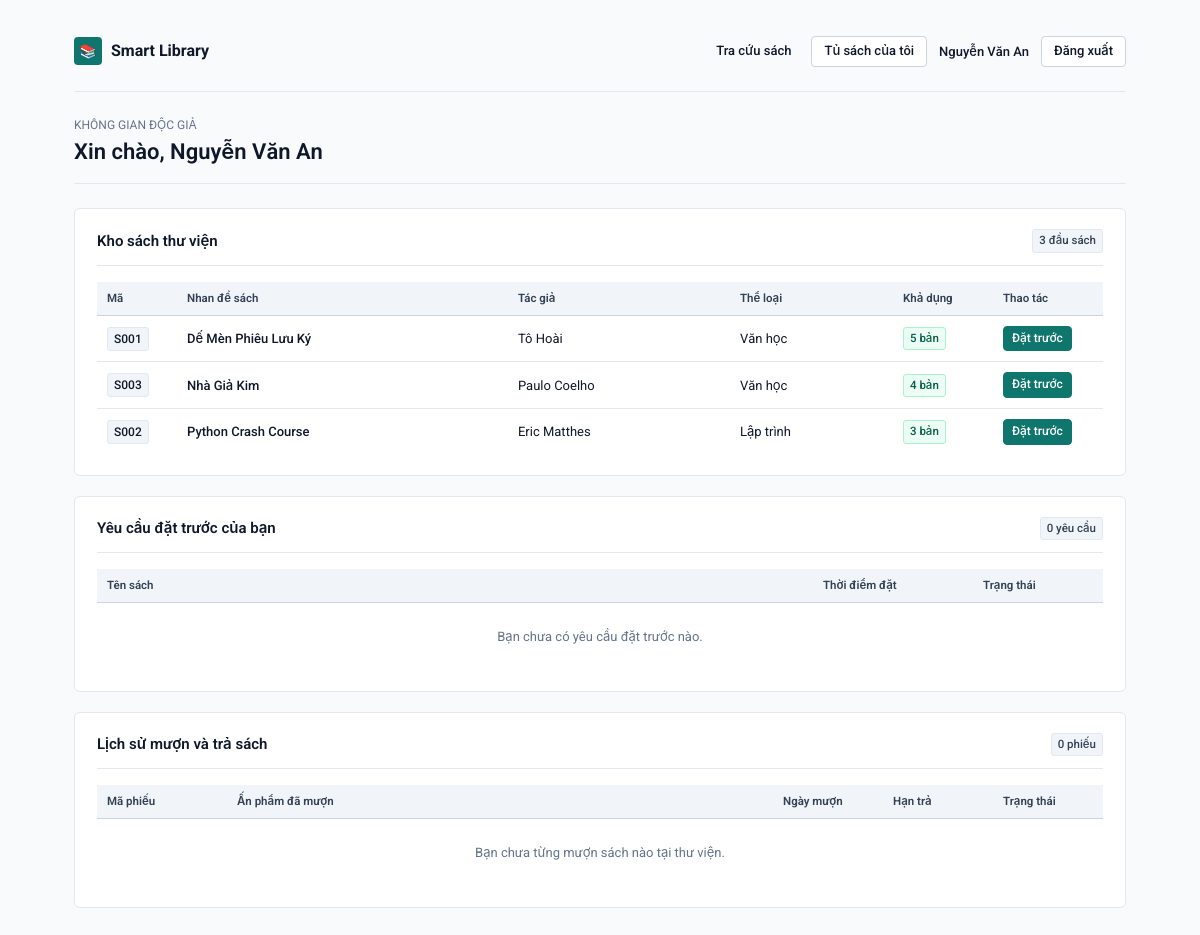
Screenshot of /user (signed in) with the database file from the repository.
### tables this page shows
CREATE TABLE books(
        id INTEGER PRIMARY KEY AUTOINCREMENT,
        code TEXT NOT NULL UNIQUE,
        title TEXT NOT NULL,
        author TEXT NOT NULL,
        publisher TEXT,
        year INTEGER,
        category_id INTEGER,
        quantity INTEGER NOT NULL DEFAULT 1,
        available INTEGER NOT NULL DEFAULT 1,
        FOREIGN KEY(category_id) REFERENCES categories(id) ON DELETE SET NULL
    );

CREATE TABLE categories(
        id INTEGER PRIMARY KEY AUTOINCREMENT,
        name TEXT NOT NULL UNIQUE,
        description TEXT
    );

### backend/routes/auth.py (the view)
@app.get("/user")
@reader_required
def user_home():
    with db() as conn:
        books = conn.execute("""SELECT b.*, c.name AS category FROM books b
            LEFT JOIN categories c ON c.id=b.category_id ORDER BY b.title""").fetchall()
        reservations = conn.execute("""SELECT r.*, b.title FROM reservations r
            JOIN books b ON b.id=r.book_id WHERE r.reader_id=? ORDER BY r.id DESC""",
            (session["reader_id"],)).fetchall()
        loans = conn.execute("""SELECT l.*, GROUP_CONCAT(b.title, ', ') AS titles
            FROM loans l JOIN loan_items li ON li.loan_id=l.id
            JOIN books b ON b.id=li.book_id WHERE l.reader_id=?
            GROUP BY l.id ORDER BY l.id DESC""", (session["reader_id"],)).fetchall()
    return render_template("user_home.html", books=books, reservations=reservations, loans=loans)

### backend/api/common.py (called while the page is built)
@app.before_request
def protect_json_writes():
    if request.path.startswith("/api/") and request.method in ("POST", "PUT", "PATCH", "DELETE"):
        origin = request.headers.get("Origin")
        if origin:
            parsed = urlparse(origin)
            allowed = {"127.0.0.1", "localhost"}
            if parsed.hostname not in allowed or parsed.port not in (5001, 5173):
                return fail("Origin không hợp lệ.", 403)
        if not request.is_json:
            return fail("Yêu cầu JSON.", 415)

### backend/core.py (called while the page is built)
@app.context_processor
def inject():
    return {
        "logged_in": "employee_id" in session,
        "employee_name": session.get("employee_name"),
    }

### backend/database.py (called while the page is built)
def db():
    conn = sqlite3.connect(DB)
    conn.row_factory = sqlite3.Row
    conn.execute("PRAGMA foreign_keys=ON")
    return conn

### frontend/templates/reader/user_home.html
{% extends 'user_base.html' %}
{% block content %}
<div class="page-header">
  <div>
    <div class="page-breadcrumb">KHÔNG GIAN ĐỘC GIẢ</div>
    <h1>Xin chào, {{ session.get('reader_name') }}</h1>
  </div>
</div>
<section class="panel">
  <div class="panel-header">
    <h2>Kho sách thư viện</h2>
    <span class="tag neutral">{{ books|length }} đầu sách</span>
  </div>
  <div class="table-responsive">
    <table>
      <thead>
        <tr>
          <th style="width: 80px;">Mã</th>
          <th>Nhan đề sách</th>
          <th>Tác giả</th>
          <th>Thể loại</th>
          <th style="width: 100px;">Khả dụng</th>
          <th style="width: 110px;">Thao tác</th>
        </tr>
      </thead>
      <tbody>
        {% for b in books %}
        <tr>
          <td><span class="code-cell">{{ b.code }}</span></td>
          <td style="font-weight: 500;">{{ b.title }}</td>
          <td>{{ b.author }}</td>
          <td>{{ b.category or '—' }}</td>
          <td>
            <span class="tag {% if b.available == 0 %}bad{% endif %}">{{ b.available }} bản</span>
          </td>
          <td>
            <form method="post" action="{{ url_for('user_reserve', book_id=b.id) }}">
              <button class="btn-sm">Đặt trước</button>
            </form>
          </td>
        </tr>
        {% else %}
        <tr>
          <td colspan="6" class="empty-state">Hiện chưa có sách nào trong kho.</td>
        </tr>
        {% endfor %}
      </tbody>
    </table>
  </div>
</section>
<section class="panel">
  <div class="panel-header">
    <h2>Yêu cầu đặt trước của bạn</h2>
    <span class="tag neutral">{{ reservations|length }} yêu cầu</span>
  </div>
  <div class="table-responsive">
    <table>
      <thead>
        <tr>
          <th>Tên sách</th>
          <th style="width: 160px;">Thời điểm đặt</th>
          <th style="width: 130px;">Trạng thái</th>
        </tr>
      </thead>
      <tbody>
        {% for r in reservations %}
        <tr>
          <td style="font-weight: 500;">{{ r.title }}</td>
          <td class="mono" style="font-size: 12px;">{{ r.reserved_at }}</td>
          <td>
            <span class="tag {% if r.status == 'Đã hủy' %}bad{% elif r.status == 'Chờ xử lý' %}warn{% elif r.status == 'Đã thông báo' %}neutral{% endif %}">
              {{ r.status }}
            </span>
          </td>
        </tr>
        {% else %}
        <tr>
          <td colspan="3" class="empty-state">Bạn chưa có yêu cầu đặt trước nào.</td>
        </tr>
        {% endfor %}
      </tbody>
    </table>
  </div>
</section>
<section class="panel">
  <div class="panel-header">
    <h2>Lịch sử mượn và trả sách</h2>
    <span class="tag neutral">{{ loans|length }} phiếu</span>
  </div>
  <div class="table-responsive">
    <table>
      <thead>
        <tr>
          <th style="width: 130px;">Mã phiếu</th>
          <th>Ấn phẩm đã mượn</th>
          <th style="width: 110px;">Ngày mượn</th>
          <th style="width: 110px;">Hạn trả</th>
          <th style="width: 110px;">Trạng thái</th>
        </tr>
      </thead>
      <tbody>
        {% for l in loans %}
        <tr>
          <td><span class="code-cell">{{ l.code }}</span></td>
          <td style="font-weight: 500;">{{ l.titles }}</td>
          <td class="mono">{{ l.borrow_date }}</td>
          <td class="mono">{{ l.due_date }}</td>
          <td>
            <span class="tag {% if l.status == 'Đã trả' %}neutral{% else %}warn{% endif %}">
              {{ l.status }}
            </span>
          </td>
        </tr>
        {% else %}
        <tr>
          <td colspan="5" class="empty-state">Bạn chưa từng mượn sách nào tại thư viện.</td>
        </tr>
        {% endfor %}
      </tbody>
    </table>
  </div>
</section>
{% endblock %}

### frontend/static/style.css (style rules this page uses)
:root { color-scheme: light; --bg-canvas: #F8FAFC; --bg-surface: #FFFFFF; --bg-subtle: #F1F5F9; --bg-elevated: #E2E8F0; --bg-rail: #0F172A; --bg-rail-hover: #1E293B; --bg-rail-active: #134E4A; --text-primary: #0F172A; --text-secondary: #334155; --text-muted: #64748B; --text-on-dark: #F8FAFC; --text-rail-muted: #94A3B8; --border-color: #E2E8F0; --border-strong: #CBD5E1; --border-focus: #0F766E; --primary: #0F766E; --primary-hover: #115E59; --primary-subtle: #F0FDFA; --success-text: #065F46; --success-bg: #ECFDF5; --success-border: #A7F3D0; --danger-text: #991B1B; --danger-bg: #FEF2F2; --danger-border: #FECACA; --warning-text: #92400E; --warning-bg: #FFFBEB; --warning-border: #FDE68A; --info-text: #075985; --info-bg: #F0F9FF; --info-border: #BAE6FD; --font-sans: 'Roboto', -apple-system, BlinkMacSystemFont, 'Segoe UI', Arial, sans-serif; --font-mono: 'Roboto', SFMono-Regular, Consolas, 'Liberation Mono', Menlo, monospace; --radius-xs: 3px; --radius-sm: 4px; --radius-md: 6px; --radius-lg: 8px; --ease: 150ms cubic-bezier(0.16, 1, 0.3, 1); }
*, *::before, *::after { box-sizing: border-box; }
html, body { margin: 0; padding: 0; background-color: var(--bg-canvas); color: var(--text-primary); font-family: var(--font-sans); font-size: 14px; line-height: 1.5; -webkit-font-smoothing: antialiased; }
body { display: flex; min-height: 100vh; }
.page-header { display: flex; flex-wrap: wrap; justify-content: space-between; align-items: center; gap: 16px; padding-bottom: 18px; margin-bottom: 24px; border-bottom: 1px solid var(--border-color); }
.page-breadcrumb { font-size: 12px; color: var(--text-muted); margin-bottom: 4px; }
h1 { font-size: 22px; font-weight: 600; color: var(--text-primary); margin: 0; line-height: 1.25; }
h2 { font-size: 15px; font-weight: 600; color: var(--text-primary); margin: 0 0 12px; }
.code-cell { font-family: var(--font-mono); font-variant-numeric: tabular-nums; font-size: 12px; font-weight: 500; color: var(--text-primary); background: var(--bg-subtle); border: 1px solid var(--border-color); padding: 2px 6px; border-radius: var(--radius-xs); display: inline-block; }
.panel { background: var(--bg-surface); border: 1px solid var(--border-color); border-radius: var(--radius-md); padding: 20px 22px; margin-bottom: 20px; }
.panel-header { display: flex; justify-content: space-between; align-items: center; gap: 12px; padding-bottom: 12px; margin-bottom: 16px; border-bottom: 1px solid var(--border-color); }
.panel-header h2 { margin: 0; }
button, .btn { background: var(--primary); color: #FFFFFF; border: 1px solid var(--primary); border-radius: var(--radius-sm); padding: 8px 14px; cursor: pointer; font-family: var(--font-sans); font-weight: 500; font-size: 13px; line-height: 1.3; text-decoration: none; display: inline-flex; align-items: center; justify-content: center; gap: 6px; white-space: nowrap; transition: background-color var(--ease), border-color var(--ease); }
.btn-sm, td button, td .btn { padding: 4px 8px; font-size: 12px; }
.table-responsive { overflow-x: auto; -webkit-overflow-scrolling: touch; }
table { border-collapse: collapse; width: 100%; font-size: 13px; }
th { text-align: left; padding: 8px 10px; background: var(--bg-subtle); color: var(--text-secondary); font-size: 11.5px; font-weight: 600; border-bottom: 1px solid var(--border-strong); white-space: nowrap; }
td { text-align: left; padding: 10px; border-bottom: 1px solid var(--border-color); vertical-align: middle; color: var(--text-primary); }
tr:last-child td { border-bottom: none; }
.tag { display: inline-flex; align-items: center; background: var(--success-bg); color: var(--success-text); border: 1px solid var(--success-border); padding: 2px 6px; border-radius: var(--radius-xs); font-size: 11.5px; font-weight: 500; font-variant-numeric: tabular-nums; white-space: nowrap; }
.tag.neutral { background: var(--bg-subtle); color: var(--text-secondary); border-color: var(--border-color); }
.empty-state { padding: 24px 12px; color: var(--text-muted); font-size: 13px; text-align: center; }
body.reader-layout { display: block; background: var(--bg-canvas); }

### rows the page displays
books: code "S001", title "Dế Mèn Phiêu Lưu Ký", author "Tô Hoài", name "Văn học", available "5"
books: code "S003", title "Nhà Giả Kim", author "Paulo Coelho", name "Văn học", available "4"
books: code "S002", title "Python Crash Course", author "Eric Matthes", name "Lập trình", available "3"

### other values shown
{{ session.get('reader_name') }} "Nguyễn Văn An"
{{ books|length }} "3"
{{ reservations|length }} "0"
{{ loans|length }} "0"
